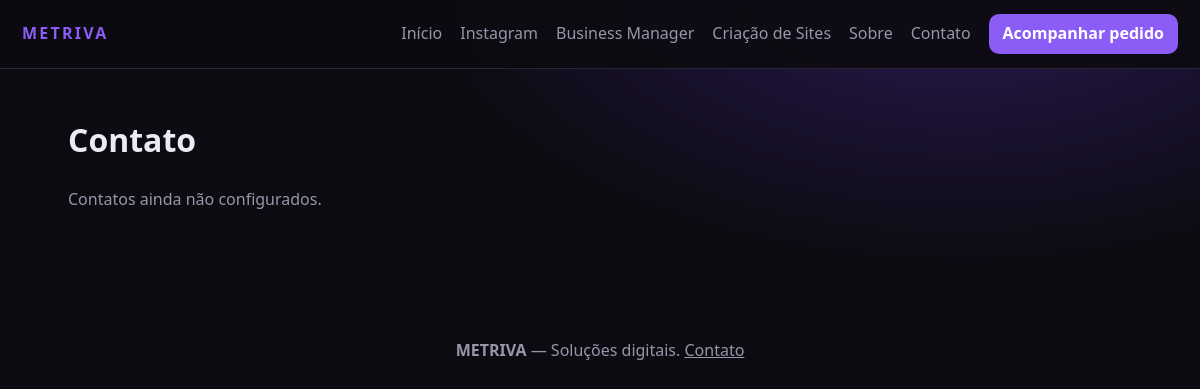
The app's page /contato.php with its own data.
### tables this page shows
CREATE TABLE categories(id INT AUTO_INCREMENT PRIMARY KEY,slug VARCHAR(40) NOT NULL UNIQUE,name VARCHAR(80) NOT NULL,description VARCHAR(255) NOT NULL DEFAULT '',sort INT NOT NULL DEFAULT 0);

### inc/bootstrap.php (called while the page is built, shortened)
<?php
function db(): PDO { static $p; if(!$p){ $c=$GLOBALS['cfg'];
 $p=new PDO("mysql:host={$c['db_host']};dbname={$c['db_name']};charset=utf8mb4",$c['db_user'],$c['db_pass'],[PDO::ATTR_ERRMODE=>PDO::ERRMODE_EXCEPTION,PDO::ATTR_DEFAULT_FETCH_MODE=>PDO::FETCH_ASSOC,PDO::ATTR_EMULATE_PREPARES=>false]);} return $p; }
function e($s): string { return htmlspecialchars((string)$s,ENT_QUOTES,'UTF-8'); }

### inc/layout.php (the view, shortened to what this page needs)
<?php require_once __DIR__.'/bootstrap.php';
function head(string $t,bool $adm=false): void { $B=$adm?'../':''; $cats=db()->query("SELECT slug,name FROM categories ORDER BY sort")->fetchAll(); ?>
<!doctype html><html lang="pt-BR"><head><meta charset="utf-8"><meta name="viewport" content="width=device-width,initial-scale=1">
<title><?=e($t)?> · METRIVA</title><link rel="stylesheet" href="<?=$B?>assets/style.css"></head><body>
<header class="top"><a class="logo" href="<?=$B?>index.php">METRIVA<?=$adm?' <small>admin</small>':''?></a>
<nav><?php if($adm): ?>
<a href="index.php">Painel</a><a href="servicos.php">Serviços</a><a href="pedidos.php">Pedidos</a><a href="financeiro.php">Financeiro</a><a href="config.php">Configurações</a>
<form method="post" action="logout.php"><?=csrf_field()?><button class="lnk">Sair</button></form>
<?php else: ?><a href="index.php">Início</a><?php foreach($cats as $c): ?><a href="catalogo.php?c=<?=e($c['slug'])?>"><?=e($c['name'])?></a><?php endforeach; ?>
<a href="sobre.php">Sobre</a><a href="contato.php">Contato</a><a href="pedido.php" class="btn sm">Acompanhar pedido</a><?php endif; ?></nav></header><main>
<?php if($m=flash()): ?><div class="flash"><?=e($m)?></div><?php endif;
}
function foot(bool $adm=false): void { $w=preg_replace('/\D/','',setting('whatsapp')); ?></main>
<footer class="foot"><b>METRIVA</b> — Soluções digitais. <?php if(!$adm): ?><a href="contato.php">Contato</a><?php endif; ?></footer>
<?php if(!$adm && $w): ?><a class="wpp" href="https://wa.me/<?=e($w)?>" target="_blank" rel="noopener">WhatsApp</a><?php endif; ?></body></html><?php }

### assets/style.css (style rules this page uses)
:root { --bg:#0d0b12;--card:#171420;--line:#2b2538;--p:#8b5cf6;--p2:#6d3fe0;--t:#ece9f5;--m:#9a94ab;--ok:#34d399;--bad:#f87171 }
* { box-sizing:border-box }
body { margin:0;background:radial-gradient(900px 500px at 80% -10%,#2a1a55 0,transparent 60%),var(--bg);color:var(--t);font:16px/1.6 "Segoe UI",system-ui,sans-serif }
a { color:inherit }
main { max-width:1100px;margin:0 auto;padding:24px 18px 80px }
.top { position:sticky;top:0;z-index:5;display:flex;align-items:center;justify-content:space-between;gap:16px;padding:14px 22px;background:#0d0b12ee;backdrop-filter:blur(8px);border-bottom:1px solid var(--line) }
.logo { font-weight:800;letter-spacing:.14em;text-decoration:none;color:var(--p) }
nav { display:flex;gap:18px;align-items:center;flex-wrap:wrap }
nav a { text-decoration:none;color:var(--m) }
.btn,button.btn { display:inline-block;background:var(--p);color:#fff;border:0;border-radius:10px;padding:12px 22px;font:inherit;font-weight:600;text-decoration:none;cursor:pointer;transition:background .2s,transform .2s }
.btn.sm { padding:7px 14px;color:#fff!important }
.foot { text-align:center;color:var(--m);padding:30px }

### records on screen
categories: name "Instagram"
categories: name "Business Manager"
categories: name "Criação de Sites"
